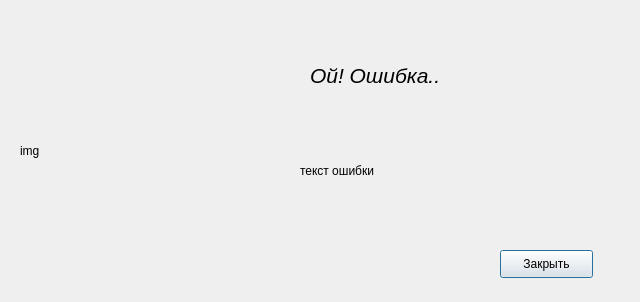
<?xml version="1.0" encoding="UTF-8"?>
<ui version="4.0">
 <class>Dialog</class>
 <widget class="QDialog" name="Dialog">
  <property name="geometry">
   <rect>
    <x>0</x>
    <y>0</y>
    <width>640</width>
    <height>302</height>
   </rect>
  </property>
  <property name="windowTitle">
   <string>Ошибка</string>
  </property>
  <widget class="QLabel" name="label_img">
   <property name="geometry">
    <rect>
     <x>20</x>
     <y>20</y>
     <width>241</width>
     <height>261</height>
    </rect>
   </property>
   <property name="text">
    <string>img</string>
   </property>
  </widget>
  <widget class="QLabel" name="label_err">
   <property name="geometry">
    <rect>
     <x>310</x>
     <y>60</y>
     <width>211</width>
     <height>31</height>
    </rect>
   </property>
   <property name="text">
    <string>&lt;html&gt;&lt;head/&gt;&lt;body&gt;&lt;p&gt;&lt;span style=&quot; font-size:16pt; font-style:italic;&quot;&gt;Ой! Ошибка..&lt;/span&gt;&lt;/p&gt;&lt;/body&gt;&lt;/html&gt;</string>
   </property>
  </widget>
  <widget class="QLabel" name="label_text_err">
   <property name="geometry">
    <rect>
     <x>300</x>
     <y>120</y>
     <width>291</width>
     <height>101</height>
    </rect>
   </property>
   <property name="text">
    <string>текст ошибки</string>
   </property>
  </widget>
  <widget class="QPushButton" name="button_Ok">
   <property name="geometry">
    <rect>
     <x>500</x>
     <y>250</y>
     <width>93</width>
     <height>28</height>
    </rect>
   </property>
   <property name="text">
    <string>Закрыть</string>
   </property>
  </widget>
 </widget>
 <resources/>
 <connections/>
</ui>
